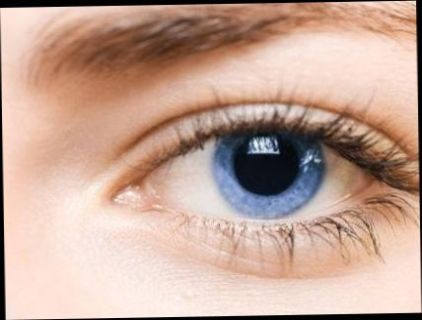
%> input picture tsv/TSV_P5_Ivan_Dominguez/P5imas&code/pupila_1_panorama.jpg, 422 x 320 px
$ octave P5_ejercicio6_plantilla.m   (GNU Octave 9; MATLAB toolbox functions it lacks are replaced by stand-ins)
%> lines starting %> are read from the running program, lines starting %| are printed output that depends on the picture
### tsv/TSV_P3_Ivan_Dominguez/calcularEnergia.m
function E = calcularEnergia(ima)
ima=double(ima);
E = sum(ima(:).^2);
end

### tsv/TSV_P5_Ivan_Dominguez/P5_ejercicio6_plantilla.m
%% P6 - Ej 6 Correspondecias SIFT (plantilla)

%% limpiar
clear all;
close all;
clc;

%% inicializar
ejercicio6="Práctica 5 - Ejercicio 6";

addpath(genpath('./P5imas&code/'));

%% leer imágenes (descomentar el "set" que se quiera usar)
file_names={'pupila_1_panorama.jpg', 'pupila_2_panorama.jpg', 'pupila_3_panorama.jpg'};
%file_names={'Mountain1.jpg', 'Mountain2.jpg', 'Mountain2.jpg'}; % en este caso las dos últimas iguales, para probar que se asocian "perfectamente"
%file_names={'I1.jpg', 'I2.jpg', 'I3.jpg'};

for f=1:size(file_names, 2)
% leer ima_gray y asignara a cada vista (1-3)
ima_gray = imread(file_names{f});
%> ima_gray is the input picture: size 320x422x3 uint8; mean R, G, B 196.5, 165.4, 151
ima_gray = im2gray(ima_gray); % convertir a escala de grises
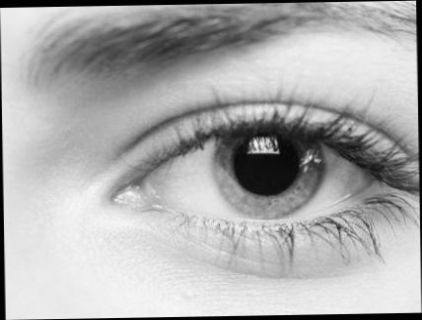
%> ima_gray: size 320x422 uint8; min 0, max 249, mean 173
if f==1 ima_gray1=ima_gray;
    elseif f==2 ima_gray2=ima_gray;
    else ima_gray3=ima_gray;
end
end % for f
%> pass 2 of the loop `for f=1:size(file_names, 2)`:
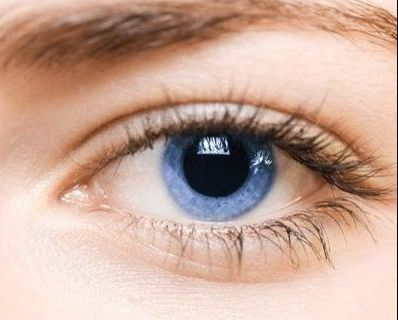
%> input picture tsv/TSV_P5_Ivan_Dominguez/P5imas&code/pupila_2_panorama.jpg, 398 x 320 px
%> ima_gray is the input picture: size 320x398x3 uint8; mean R, G, B 200.7, 168.4, 153.2
%> `ima_gray = im2gray(ima_gray);`:
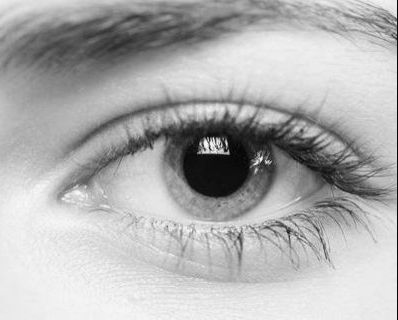
%> ima_gray: size 320x398 uint8; min 1, max 252, mean 176.3
%> pass 3 of the loop `for f=1:size(file_names, 2)`:
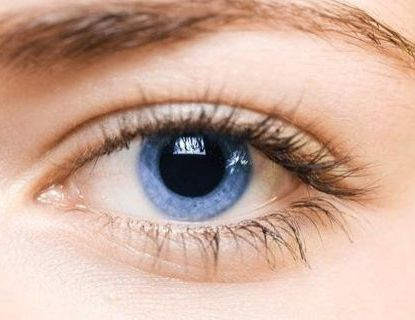
%> input picture tsv/TSV_P5_Ivan_Dominguez/P5imas&code/pupila_3_panorama.jpg, 415 x 320 px
%> ima_gray is the input picture: size 320x415x3 uint8; mean R, G, B 203.8, 171, 155.1
%> `ima_gray = im2gray(ima_gray);`:
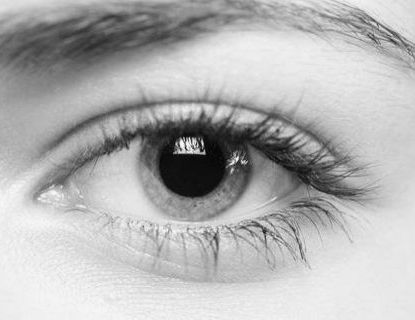
%> ima_gray: size 320x415 uint8; min 1, max 252, mean 179

%% Visualización de imágenes concatenadas
%Concatenar la stres imágenes con "cat"
figure('Name', sprintf('%s Imágenes concatenadas [%s - %s - %s]', ejercicio6, file_names{1}, file_names{2}, file_names{3}))

I_cat=cat(2,ima_gray1,ima_gray1);
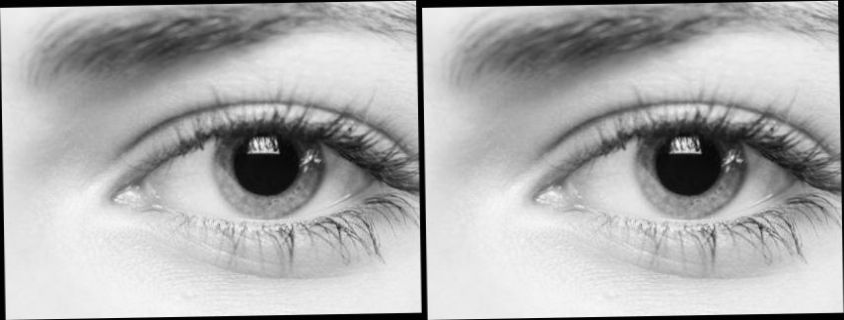
%> I_cat: size 320x844 uint8; min 0, max 249, mean 173
I_cat=cat(2,I_cat,ima_gray1);
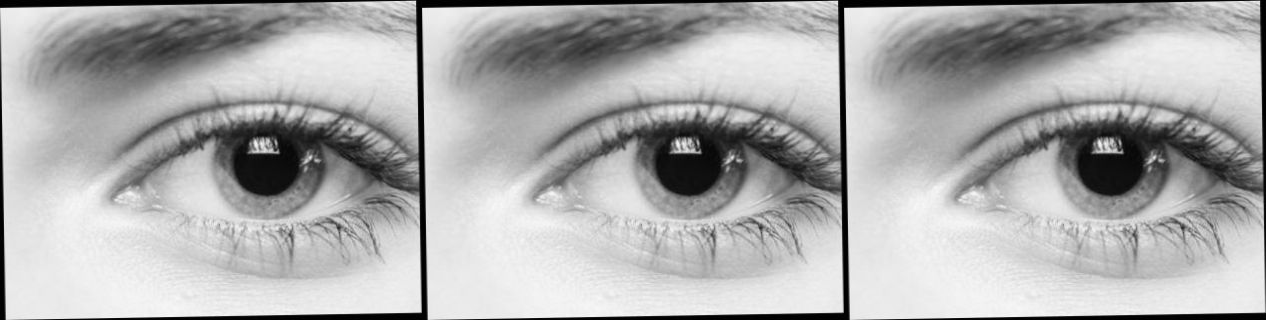
%> I_cat: size 320x1266 uint8; min 0, max 249, mean 173
imshow(uint8(I_cat))
title(sprintf('Imagenes concatenadas de izquierda a derecha  (E = %.4g), 2 (E = %.4g) y 3 (E = %.4g) total (E = %.4g)',calcularEnergia(ima_gray1),calcularEnergia(ima_gray2),calcularEnergia(ima_gray3),calcularEnergia(I_cat)));
%> in calcularEnergia, `E = sum(ima(:).^2);`: E = 4595005259
%> in calcularEnergia (call 2), `ima=double(ima);`:
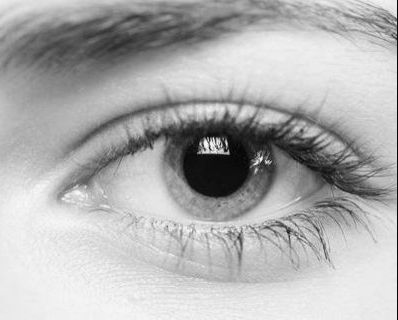
%> ima: size 320x398 double; min 1, max 252, mean 176.3; mean of the top-left, top-right, bottom-left and bottom-right quarters 141.9, 175.7, 213.1, 174.7
%> in calcularEnergia (call 2), `E = sum(ima(:).^2);`: E = 4388372588
%> in calcularEnergia (call 3), `ima=double(ima);`:
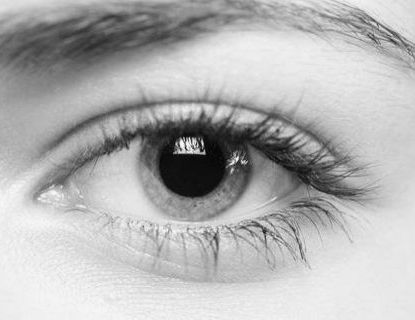
%> ima: size 320x415 double; min 1, max 252, mean 179; mean of the top-left, top-right, bottom-left and bottom-right quarters 140.1, 185.7, 201.7, 188.4
%> in calcularEnergia (call 3), `E = sum(ima(:).^2);`: E = 4682143490

%% Detección y extracción caraterísiticas puntos SIFT

SIFTpoints1 = detectSIFTFeatures(ima_gray1);
%> SIFTpoints1 = 414 points; strongest (x, y): (263, 147), (272, 162), (278, 153), (277, 144), (272, 152)
[features1,valid_SIFTpoints1] = extractFeatures(ima_gray1,SIFTpoints1);
%> valid_SIFTpoints1 has the same summary as SIFTpoints1

SIFTpoints2 = detectSIFTFeatures(ima_gray2);
%> SIFTpoints2 = 467 points; strongest (x, y): (213, 147), (227, 144), (222, 163), (229, 154), (222, 152)
[features2,valid_SIFTpoints2] = extractFeatures(ima_gray2,SIFTpoints2);
%> valid_SIFTpoints2 has the same summary as SIFTpoints2

SIFTpoints3 = detectSIFTFeatures(ima_gray3);
%> SIFTpoints3 = 491 points; strongest (x, y): (189, 147), (203, 144), (198, 163), (198, 163), (205, 154)
[features3,valid_SIFTpoints3] = extractFeatures(ima_gray3,SIFTpoints3);
%> valid_SIFTpoints3 has the same summary as SIFTpoints3
%> the run ends on the next line

%% Opciones Puntos a considerar
% número
points2view=[5, 10, 20, 30, 50];

% modos de selección (1: Strongest; 2: Uniform)
selection_modes=[1,2]; % [5, 10, 20, 30];
selection_mode_names={'strongest', 'uniform'}

for selec=1:size(selection_modes,2)
for p2w=1:size(points2view,2)

% Selección de opciones
npoints2view = points2view(p2w);
if (selec==1)
    % (a1) strongest: Select points with strongest metrics
    selected_points_1=valid_SIFTpoints1.selectStrongest(npoints2view);
    selected_points_2=valid_SIFTpoints2.selectStrongest(npoints2view);
    selected_points_3=valid_SIFTpoints3.selectStrongest(npoints2view);
    elseif (selec==2)
    % (a2) uniform: Select points uniformly
    selected_points_1=valid_SIFTpoints1.selectUniform(npoints2view, size(ima_gray1));
    selected_points_2=valid_SIFTpoints2.selectUniform(npoints2view, size(ima_gray2));
    selected_points_3=valid_SIFTpoints3.selectUniform(npoints2view, size(ima_gray3));
end

%% Trucos "ingenieriles"
% repetir extract features
[selected_features_1, selected_points_1]= extractFeatures(ima_gray1,selected_points_1);
[selected_features_2, selected_points_2]= extractFeatures(ima_gray2,selected_points_2);
[selected_features_3, selected_points_3]= extractFeatures(ima_gray3,selected_points_3);
% filtrar al máximo de puntos
selected_points_1=selected_points_1(1:npoints2view);
selected_features_1=selected_features_1(1:npoints2view,:);
selected_points_2=selected_points_2(1:npoints2view);
selected_features_2=selected_features_2(1:npoints2view,:);
selected_points_3=selected_points_3(1:npoints2view);
selected_features_3=selected_features_3(1:npoints2view,:);

%% Visualización de detecciones
figure('Name', sprintf('%s Detectiones SIFT (%d puntos %s) [%s - %s - %s]', ejercicio6, points2view(p2w), selection_mode_names{selec}, file_names{1}, file_names{2}, file_names{3}))

% ima_gray1
subplot(3,2,1); imshow(ima_gray1); hold on;
h12 = plot(selected_points_1, ShowOrientation=true) ;
title(sprintf('SIFT Matlab (%d puntos %s)\n[%s]',length(selected_points_1), selection_mode_names{selec}, file_names{1}))

subplot(3,2,2); imshow(ima_gray1); hold on
h21=vl_plotsiftdescriptor_forMatlabSIFTpoints(selected_features_1,selected_points_1); set(h21,'color','g'); hold off
